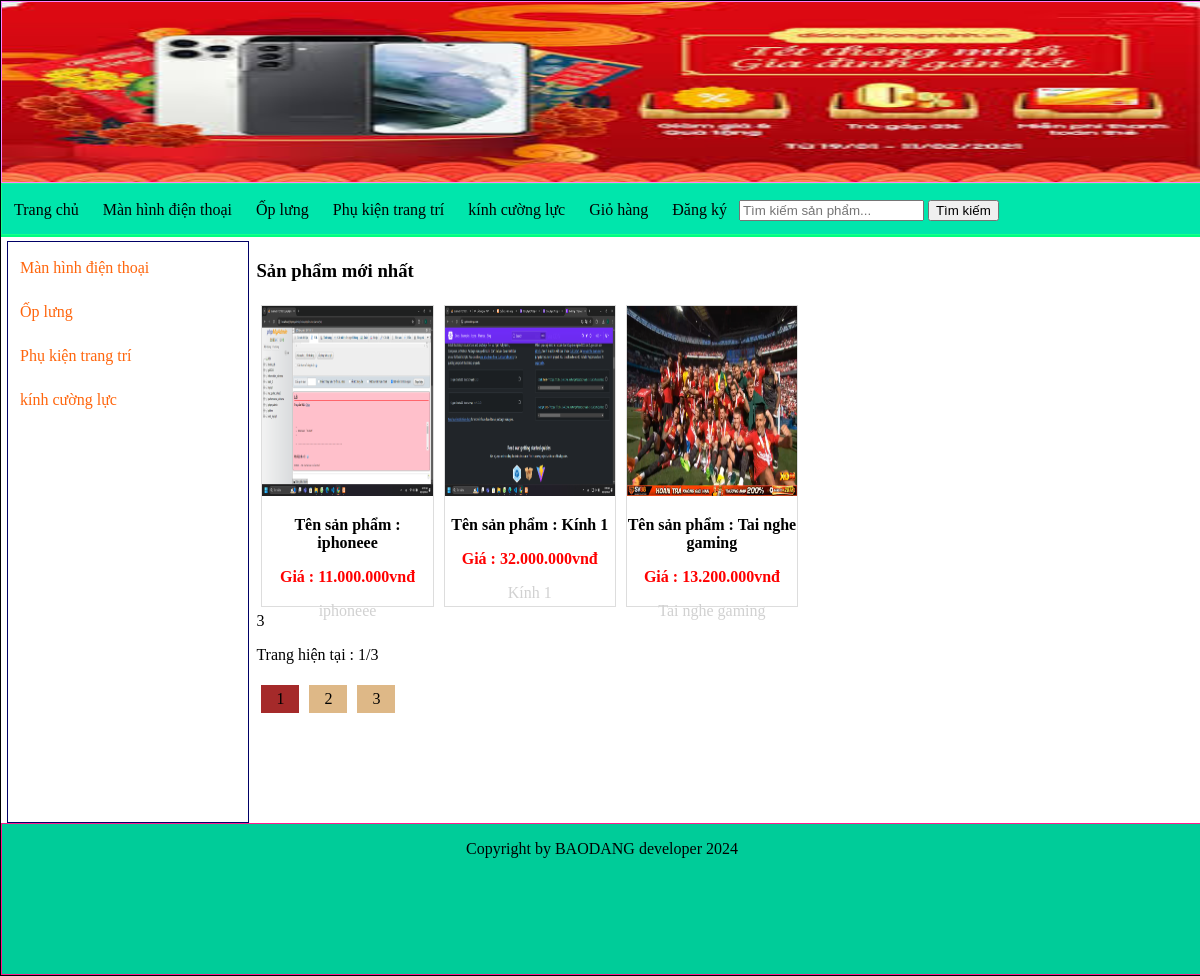
The page / on the database its author committed.
### tables this page shows
CREATE TABLE `tbl_danhmuc` (
  `id_danhmuc` int(11) NOT NULL,
  `tendanhmuc` varchar(100) NOT NULL,
  `thutu` int(11) NOT NULL
);

CREATE TABLE `tbl_sanpham` (
  `id_sanpham` int(1) NOT NULL,
  `tensanpham` varchar(250) NOT NULL,
  `masp` varchar(100) NOT NULL,
  `giasp` varchar(50) NOT NULL,
  `soluong` int(11) NOT NULL,
  `hinhanh` varchar(50) NOT NULL,
  `tomtat` tinytext NOT NULL,
  `noidung` text NOT NULL,
  `tinhtrang` int(11) NOT NULL,
  `id_danhmuc` int(11) NOT NULL
);

### pages/main/index.php (the view, shortened to what this page needs)
<?php
    if(isset($_GET['trang'])){
        $page = $_GET['trang'];
    } else{
        $page = 1;
    }
    if($page == '' || $page == 1){
        $begin = 0;
    }else{
        $begin = ($page*3)-3;
    }
    $sql_pro = "SELECT * FROM tbl_sanpham, tbl_danhmuc WHERE tbl_sanpham.id_danhmuc=tbl_danhmuc.id_danhmuc ORDER BY tbl_sanpham.id_sanpham DESC LIMIT $begin,3";
    $query_pro = mysqli_query($mysqli,$sql_pro);
?>
<h3>Sản phẩm mới nhất</h3>
                <ul class="product_list">
                    <?php
                    while($row = mysqli_fetch_array($query_pro)){
                    ?>
                     <li>
                        <a href="index.php?quanly=sanpham&id=<?php echo $row['id_sanpham'] ?>">
                           <img src="admincp/modules/quanlysp/uploads/<?php echo $row['hinhanh']?>">
                           <p class="title_product">Tên sản phẩm : <?php echo $row['tensanpham']?></p>
                           <p class="price_product">Giá : <?php echo number_format($row['giasp'],0,',','.').'vnđ'?></p>
                           <p style="text-align: center;color: #d1d1d1"><?php echo $row['tensanpham']?></p>
                        </a>
                    </li>
                    <?php
                    }
                    ?>
                </ul>
                <?php
                $sql_trang = mysqli_query($mysqli,"SELECT * FROM tbl_sanpham");
                $row_count = mysqli_num_rows($sql_trang);
                echo $trang = ceil($row_count/3);
                ?>
                <p>Trang hiện tại : <?php echo $page ?>/<?php echo $trang ?> </p>
                <ul class="list_trang">
                    <?php
                    for($i=1;$i<=$trang;$i++){
                    ?>
                    <li  <?php if($i==$page){echo 'style = "background: brown;"';}else{ echo '';} ?>><a href="index.php?trang=<?php echo $i ?>"><?php echo $i ?></a></li>
                    <?php
                    }
                    ?>
                </ul>

### index.php (shortened to what this page needs)
<!DOCTYPE html>
<html lang="en">
<head>
    <link rel="stylesheet" type="text/css" href="css/style.css">
    <link rel="stylesheet" href="https://cdnjs.cloudflare.com/ajax/libs/font-awesome/6.6.0/css/all.min.css">
</head>
<body>
    <div class="wrapper">
        <?php
            include("admincp/config/config.php");
            include("pages/header.php");
            include("pages/menu.php");
            include("pages/main.php");
            include("pages/footer.php");
        ?>
    </div>
</body>
</html>

### pages/header.php
<div class="header"></div>

### pages/menu.php (shortened to what this page needs)
<?php
$sql_danhmuc = "SELECT * FROM tbl_danhmuc ORDER BY id_danhmuc DESC";
$query_danhmuc = mysqli_query($mysqli,$sql_danhmuc);
?>
<div class="menu">
            <ul class="list_menu">
                <li><a href="index.php">Trang chủ</a></li>
                <?php
                while($row_danhmuc = mysqli_fetch_array($query_danhmuc)){
                ?>
                <li><a href="index.php?quanly=danhmucsanpham&id=<?php echo $row_danhmuc['id_danhmuc'] ?>"><?php echo $row_danhmuc['tendanhmuc'] ?></a></li>
                <?php
                }
                ?>
                <li><a href="index.php?quanly=giohang">Giỏ hàng</a></li>
                <?php
                 if(isset($_SESSION['dangky'])){
                ?>
                <li><a href="index.php?dangxuat=1">Đăng xuất</a></li>
                <li><a href="index.php?quanly=thaydoimatkhau">Thay đổi mật khẩu</a></li>
                <?php
                 }else{
                ?>
                    <li><a href="index.php?quanly=dangky">Đăng ký</a></li>
                <?php
                 }
                ?>
            </ul>
            <p>
                <form action="index.php?quanly=timkiem" method="POST">
                <input type="text" placeholder="Tìm kiếm sản phẩm..." name="tukhoa">
                <input type="submit" name="timkiem" value="Tìm kiếm">
                </form>
            </p>
        </div>

### pages/main.php
<div id="main">
            <?php
            include("sidebar/sidebar.php");
            ?>
            <div class="maincontent">
               <?php
               if(isset($_GET['quanly'])){
                  $tam = $_GET['quanly'];
               } else {
                  $tam = '';
               }
               if($tam == 'danhmucsanpham'){
                include("main/danhmuc.php");
               } elseif($tam == 'giohang') {
                include("main/giohang.php");
               } elseif($tam == 'tintuc') {
                include("main/tintuc.php");
               }elseif($tam == 'lienhe') {
                include("main/lienhe.php");
               }elseif($tam == 'sanpham') {
                include("main/sanpham.php");
               }elseif($tam == 'dangky') {
                  include("main/dangky.php");
               }elseif($tam == 'thanhtoan') {
                  include("main/thanhtoan.php");
               }elseif($tam == 'dangnhap') {
                  include("main/dangnhap.php");
               }elseif($tam == 'timkiem') {
                  include("main/timkiem.php");
               }elseif($tam == 'camon') {
                  include("main/camon.php");
               }elseif($tam == 'thaydoimatkhau') {
                  include("main/thaydoimatkhau.php");
               }else{
                include("main/index.php");
               }
               ?>
            </div>
        </div>

### pages/sidebar/sidebar.php
<div class="sidebar">
            <ul class="list_sidebar">
                <?php
                    $sql_danhmuc = "SELECT * FROM tbl_danhmuc ORDER BY id_danhmuc DESC";
                    $query_danhmuc = mysqli_query($mysqli,$sql_danhmuc);
                    while($row = mysqli_fetch_array($query_danhmuc)){
                ?>
                <li><a href="index.php?quanly=danhmucsanpham&id=<?php echo $row['id_danhmuc'] ?>"><?php echo $row['tendanhmuc'] ?></a></li>
                <?php
                }
                ?>
            </ul>
            </div>

### pages/footer.php (shortened to what this page needs)
<div class="footer">
            <p class="footer_copyright">Copyright by BAODANG developer 2024</p>
        </div>

### css/style.css (style rules this page uses)
body { margin: 0; padding: 0; }
.wrapper { border: 1px solid #000; height: auto; width: 100%; margin: 0 auto; }
.header { background-image: url("../images/banner.jpg"); background-repeat: no-repeat; background-size: 100% 180px; border: 1px solid #ff80ff; height: 180px; width: 100%; }
.menu { border: 1px solid #1aff8c; height: 50px; width: 100%; background: #00e6ac; }
ul.list_menu { padding: 0; margin: 0; width: 100%; list-style: none; margin: 0 auto; line-height: 27px; }
ul.list_menu li a { text-decoration: none; text-align: center; color: #000; }
ul.list_menu li { float: left; margin: 7px; padding: 5px; }
#main { border: 1px solid #00ff80; height: auto; width: 100%; }
.sidebar { border: 1px solid #000066; height: 580px; width: 20%; margin-top: 5px; margin-left: 5px; float: left; }
ul.list_sidebar { padding: 0; margin: 0; width: 100%; list-style: none; line-height: 27px; }
ul.list_sidebar li a { text-decoration: none; text-align: left; color: #ff650c; display: block; }
ul.list_sidebar li { margin: 7px; padding: 5px; }
.maincontent { height: auto; width: 78.8%; margin-top: 5px; margin-left: 5px; float: right; }
ul.product_list { padding: 0; margin: 0; list-style: none; width: 100%; }
ul.product_list li img { height: 190px; }
ul.product_list li { width: 18%; border: 1px solid #ddd; margin: 5px; float: left; height: 300px; }
ul.product_list li a { text-decoration: none; }
ul.product_list li img { width: 100%; }
p.title_product { text-align: center; color: #000; font-size: 16px; font-weight: bold; }
p.price_product { text-align: center; color: red; font-size: 16px; font-weight: bold; }
.footer { border: 1px solid #ff1a8c; height: 150px; width: 100%; background: #00cc99; }
p.footer_copyright { text-align: center; color: #000; }

### pages/main/index.php (style rules this page uses)
ul.list_trang { padding: 0; margin: 0; list-style: none; }
ul.list_trang li { float: left; padding: 5px 15px; margin: 5px; background: burlywood; display: block; }
ul.list_trang li a { color: #000; text-align: center; text-decoration: none; }

### rows shown on the page
tbl_danhmuc: tendanhmuc "Màn hình điện thoại"
tbl_danhmuc: tendanhmuc "Ốp lưng"
tbl_danhmuc: tendanhmuc "Phụ kiện trang trí"
tbl_danhmuc: tendanhmuc "kính cường lực"
tbl_sanpham: hinhanh (picture), tensanpham "iphoneee", giasp "11.000.000"
tbl_sanpham: hinhanh (picture), tensanpham "Kính 1", giasp "32.000.000"
tbl_sanpham: hinhanh (picture), tensanpham "Tai nghe gaming", giasp "13.200.000"

### other values the page prints
$trang = ceil($row_count/3) "3"
$page "1"
$trang "3"
